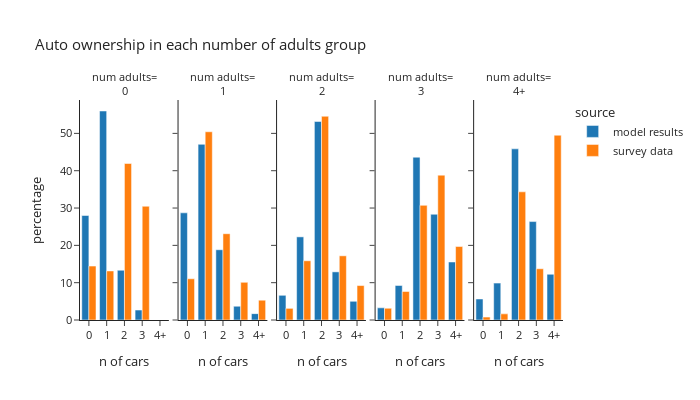

Write notebook code for a chart like this one.
### Markdown cell above
### Number of adults

### Code cell
plot_auto(hh_data,'num_adults_simple','number of adults','num adults')

### Figure 1 — Plotly figure (JSON) as saved in the notebook; plotly's stock layout.template omitted (floating-point values rounded to 4 significant figures)
{"data": [{"alignmentgroup": "True", "hovertemplate": "source=model results<br>num_adults_simple=0<br>auto_ownership_simple=%{x}<br>percentage=%{y}<extra></extra>", "legendgroup": "model results", "marker": {"color": "#1F77B4", "pattern": {"shape": ""}}, "name": "model results", "offsetgroup": "model results", "orientation": "v", "showlegend": true, "textposition": "auto", "type": "bar", "x": ["0", "1", "2", "3"], "xaxis": "x", "y": [28.0, 56.0, 13.33, 2.667], "yaxis": "y"}, {"alignmentgroup": "True", "hovertemplate": "source=model results<br>num_adults_simple=1<br>auto_ownership_simple=%{x}<br>percentage=%{y}<extra></extra>", "legendgroup": "model results", "marker": {"color": "#1F77B4", "pattern": {"shape": ""}}, "name": "model results", "offsetgroup": "model results", "orientation": "v", "showlegend": false, "textposition": "auto", "type": "bar", "x": ["0", "1", "2", "3", "4+"], "xaxis": "x2", "y": [28.71, 47.07, 18.83, 3.687, 1.704], "yaxis": "y2"}, {"alignmentgroup": "True", "hovertemplate": "source=model results<br>num_adults_simple=2<br>auto_ownership_simple=%{x}<br>percentage=%{y}<extra></extra>", "legendgroup": "model results", "marker": {"color": "#1F77B4", "pattern": {"shape": ""}}, "name": "model results", "offsetgroup": "model results", "orientation": "v", "showlegend": false, "textposition": "auto", "type": "bar", "x": ["0", "1", "2", "3", "4+"], "xaxis": "x3", "y": [6.618, 22.28, 53.19, 12.9, 5.013], "yaxis": "y3"}, {"alignmentgroup": "True", "hovertemplate": "source=model results<br>num_adults_simple=3<br>auto_ownership_simple=%{x}<br>percentage=%{y}<extra></extra>", "legendgroup": "model results", "marker": {"color": "#1F77B4", "pattern": {"shape": ""}}, "name": "model results", "offsetgroup": "model results", "orientation": "v", "showlegend": false, "textposition": "auto", "type": "bar", "x": ["0", "1", "2", "3", "4+"], "xaxis": "x4", "y": [3.258, 9.251, 43.62, 28.33, 15.54], "yaxis": "y4"}, {"alignmentgroup": "True", "hovertemplate": "source=model results<br>num_adults_simple=4+<br>auto_ownership_simple=%{x}<br>percentage=%{y}<extra></extra>", "legendgroup": "model results", "marker": {"color": "#1F77B4", "pattern": {"shape": ""}}, "name": "model results", "offsetgroup": "model results", "orientation": "v", "showlegend": false, "textposition": "auto", "type": "bar", "x": ["0", "1", "2", "3", "4+"], "xaxis": "x5", "y": [5.632, 9.882, 45.86, 26.37, 12.25], "yaxis": "y5"}, {"alignmentgroup": "True", "hovertemplate": "source=survey data<br>num_adults_simple=0<br>auto_ownership_simple=%{x}<br>percentage=%{y}<extra></extra>", "legendgroup": "survey data", "marker": {"color": "#FF7F0E", "pattern": {"shape": ""}}, "name": "survey data", "offsetgroup": "survey data", "orientation": "v", "showlegend": true, "textposition": "auto", "type": "bar", "x": ["0", "1", "2", "3"], "xaxis": "x", "y": [14.45, 13.14, 41.93, 30.48], "yaxis": "y"}, {"alignmentgroup": "True", "hovertemplate": "source=survey data<br>num_adults_simple=1<br>auto_ownership_simple=%{x}<br>percentage=%{y}<extra></extra>", "legendgroup": "survey data", "marker": {"color": "#FF7F0E", "pattern": {"shape": ""}}, "name": "survey data", "offsetgroup": "survey data", "orientation": "v", "showlegend": false, "textposition": "auto", "type": "bar", "x": ["0", "1", "2", "3", "4+"], "xaxis": "x2", "y": [11.04, 50.43, 23.12, 10.09, 5.315], "yaxis": "y2"}, {"alignmentgroup": "True", "hovertemplate": "source=survey data<br>num_adults_simple=2<br>auto_ownership_simple=%{x}<br>percentage=%{y}<extra></extra>", "legendgroup": "survey data", "marker": {"color": "#FF7F0E", "pattern": {"shape": ""}}, "name": "survey data", "offsetgroup": "survey data", "orientation": "v", "showlegend": false, "textposition": "auto", "type": "bar", "x": ["0", "1", "2", "3", "4+"], "xaxis": "x3", "y": [3.12, 15.87, 54.59, 17.2, 9.23], "yaxis": "y3"}, {"alignmentgroup": "True", "hovertemplate": "source=survey data<br>num_adults_simple=3<br>auto_ownership_simple=%{x}<br>percentage=%{y}<extra></extra>", "legendgroup": "survey data", "marker": {"color": "#FF7F0E", "pattern": {"shape": ""}}, "name": "survey data", "offsetgroup": "survey data", "orientation": "v", "showlegend": false, "textposition": "auto", "type": "bar", "x": ["0", "1", "2", "3", "4+"], "xaxis": "x4", "y": [3.146, 7.636, 30.72, 38.81, 19.69], "yaxis": "y4"}, {"alignmentgroup": "True", "hovertemplate": "source=survey data<br>num_adults_simple=4+<br>auto_ownership_simple=%{x}<br>percentage=%{y}<extra></extra>", "legendgroup": "survey data", "marker": {"color": "#FF7F0E", "pattern": {"shape": ""}}, "name": "survey data", "offsetgroup": "survey data", "orientation": "v", "showlegend": false, "textposition": "auto", "type": "bar", "x": ["0", "1", "2", "3", "4+"], "xaxis": "x5", "y": [0.7751, 1.641, 34.34, 13.73, 49.51], "yaxis": "y5"}], "layout": {"annotations": [{"font": {}, "showarrow": false, "text": "num adults=<br>0", "x": 0.092, "xanchor": "center", "xref": "paper", "y": 1.0, "yanchor": "bottom", "yref": "paper"}, {"font": {}, "showarrow": false, "text": "num adults=<br>1", "x": 0.296, "xanchor": "center", "xref": "paper", "y": 1.0, "yanchor": "bottom", "yref": "paper"}, {"font": {}, "showarrow": false, "text": "num adults=<br>2", "x": 0.5, "xanchor": "center", "xref": "paper", "y": 1.0, "yanchor": "bottom", "yref": "paper"}, {"font": {}, "showarrow": false, "text": "num adults=<br>3", "x": 0.704, "xanchor": "center", "xref": "paper", "y": 1.0, "yanchor": "bottom", "yref": "paper"}, {"font": {}, "showarrow": false, "text": "num adults=<br>4+", "x": 0.908, "xanchor": "center", "xref": "paper", "y": 1.0, "yanchor": "bottom", "yref": "paper"}], "barmode": "group", "font": {"size": 11}, "height": 400, "legend": {"title": {"text": "source"}, "tracegroupgap": 0}, "title": {"text": "Auto ownership in each number of adults group"}, "width": 700, "xaxis": {"anchor": "y", "domain": [0.0, 0.184], "title": {"text": "n of cars"}}, "xaxis2": {"anchor": "y2", "domain": [0.204, 0.388], "matches": "x", "title": {"text": "n of cars"}}, "xaxis3": {"anchor": "y3", "domain": [0.408, 0.592], "matches": "x", "title": {"text": "n of cars"}}, "xaxis4": {"anchor": "y4", "domain": [0.612, 0.796], "matches": "x", "title": {"text": "n of cars"}}, "xaxis5": {"anchor": "y5", "domain": [0.816, 1.0], "matches": "x", "title": {"text": "n of cars"}}, "yaxis": {"anchor": "x", "domain": [0.0, 1.0], "title": {"text": "percentage"}}, "yaxis2": {"anchor": "x2", "domain": [0.0, 1.0], "matches": "y", "showticklabels": false}, "yaxis3": {"anchor": "x3", "domain": [0.0, 1.0], "matches": "y", "showticklabels": false}, "yaxis4": {"anchor": "x4", "domain": [0.0, 1.0], "matches": "y", "showticklabels": false}, "yaxis5": {"anchor": "x5", "domain": [0.0, 1.0], "matches": "y", "showticklabels": false}}}
